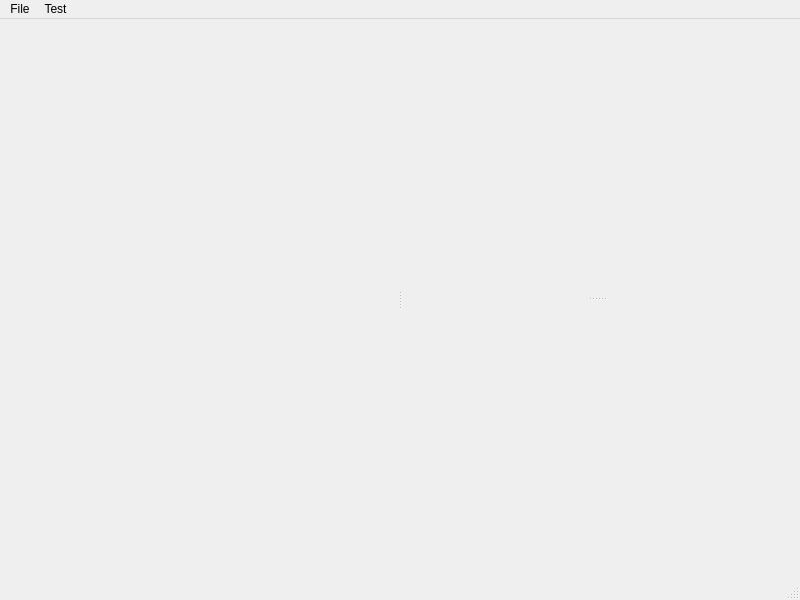
<?xml version="1.0" encoding="UTF-8"?>
<ui version="4.0">
 <class>Test</class>
 <widget class="QMainWindow" name="Test">
  <property name="geometry">
   <rect>
    <x>0</x>
    <y>0</y>
    <width>800</width>
    <height>600</height>
   </rect>
  </property>
  <property name="windowTitle">
   <string>Test</string>
  </property>
  <widget class="QWidget" name="centralwidget">
   <layout class="QGridLayout" name="gridLayout_4">
    <item row="0" column="0">
     <widget class="QSplitter" name="splitter_2">
      <property name="orientation">
       <enum>Qt::Horizontal</enum>
      </property>
      <widget class="QWidget" name="gridLayoutWidget_3">
       <layout class="QGridLayout" name="objectViewLayout"/>
      </widget>
      <widget class="QSplitter" name="splitter">
       <property name="orientation">
        <enum>Qt::Vertical</enum>
       </property>
       <widget class="QWidget" name="gridLayoutWidget">
        <layout class="QGridLayout" name="commandViewLayout"/>
       </widget>
       <widget class="QWidget" name="gridLayoutWidget_2">
        <layout class="QGridLayout" name="logViewLayout"/>
       </widget>
      </widget>
     </widget>
    </item>
   </layout>
  </widget>
  <widget class="QMenuBar" name="menubar">
   <property name="geometry">
    <rect>
     <x>0</x>
     <y>0</y>
     <width>800</width>
     <height>21</height>
    </rect>
   </property>
   <widget class="QMenu" name="menuFile">
    <property name="title">
     <string>File</string>
    </property>
    <addaction name="actionLoad_Test"/>
    <addaction name="separator"/>
    <addaction name="actionSave_Log"/>
    <addaction name="separator"/>
    <addaction name="actionExport_Object_List"/>
    <addaction name="actionExport_Feedback"/>
   </widget>
   <widget class="QMenu" name="menuTest">
    <property name="title">
     <string>Test</string>
    </property>
    <addaction name="actionStart"/>
    <addaction name="actionStop"/>
   </widget>
   <addaction name="menuFile"/>
   <addaction name="menuTest"/>
  </widget>
  <widget class="QStatusBar" name="statusbar"/>
  <action name="actionLoad_Test">
   <property name="text">
    <string>Load Test</string>
   </property>
  </action>
  <action name="actionSave_Log">
   <property name="text">
    <string>Save Log</string>
   </property>
  </action>
  <action name="actionExport_Object_List">
   <property name="text">
    <string>Export Object List</string>
   </property>
  </action>
  <action name="actionStart">
   <property name="text">
    <string>Start</string>
   </property>
  </action>
  <action name="actionStop">
   <property name="text">
    <string>Stop</string>
   </property>
  </action>
  <action name="actionExport_Feedback">
   <property name="text">
    <string>Export Feedback</string>
   </property>
  </action>
 </widget>
 <resources/>
 <connections/>
</ui>
